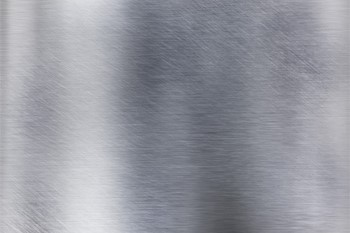
#> input picture source/ocr/free-texture.jpg, 350 x 233 px, found by its file name
$ python data_gen.py
#> lines starting #> are read from the running program, lines starting #| are printed output that depends on the picture
import random

import cv2
import numpy as np
import pandas as pd

BACKGROUND = "/home/kousei/image_proccessing/source/ocr/free-texture.jpg"
FONT = cv2.FONT_HERSHEY_SIMPLEX
FONT_SCALE = 1
FONT_THICKNESS = 2
FONT_COLOR = (255, 255, 255)
FONT_LINE_TYPE = cv2.LINE_AA
TEXT_X = 25
TEXT_Y = 75
IMG_PATH = "/home/kousei/image_proccessing/source/ocr/dataset/"

IMG_H = 129
IMG_W = 192

TRAIN_PATH = "/home/kousei/image_proccessing/source/ocr/train"
VAILD_PATH = "/home/kousei/image_proccessing/source/ocr/valid"


# アルミの刻印画像を生成するクラス
class Stamped:
    def __init__(self) -> None:
        self.label = pd.DataFrame(
            columns=["label", "text", "x", "y", "w", "h"]
        )

    def __draw_text(self, text: str, name: str) -> None:
        # 背景画像の読み込み
#> called with text = '59Y NB'
        self.img = cv2.imread(BACKGROUND)
#> self.img is the input picture: shape (233, 350, 3); mean B, G, R 160.4, 152, 150.4
        # 背景画像をやや暗くする
        self.img = cv2.addWeighted(
            self.img, 0.7, np.zeros_like(self.img), 0.7, 0
        )
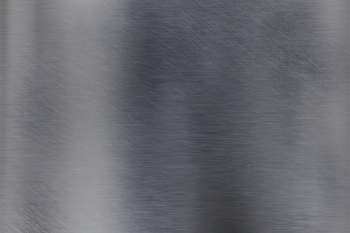
#> self.img: shape (233, 350, 3); mean B, G, R 112.3, 106.4, 105.3
        # 解像度を下げる(アスペクト比約3:2)
        self.img = cv2.resize(self.img, (IMG_W, IMG_H))
#> self.img: shape (129, 192, 3)
        # テキストの挿入
        cv2.putText(
            self.img,
            text,
            (TEXT_X, TEXT_Y),
            FONT,
            FONT_SCALE,
            FONT_COLOR,
            FONT_THICKNESS,
            FONT_LINE_TYPE,
        )
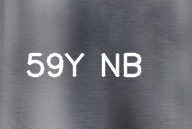
#> self.img: shape (129, 192, 3); mean B, G, R 118.4, 112.8, 111.7

        # テキストを囲うバウンディングボックスを取得
        text_size, _ = cv2.getTextSize(text, FONT, FONT_SCALE, FONT_THICKNESS)
        text_w, text_h = text_size
        text_x = TEXT_X + text_w // 2
        text_y = TEXT_Y - text_h // 2

        # テキストとバウンディングボックスの座標を保存
        self.text = text

        # # テキストとバウンディングボックスをランダムに回転
        # angle = random.randint(-30, 30)
        # center = (TEXT_X + text_w // 2, TEXT_Y - text_h // 2)
        # rot_mat = cv2.getRotationMatrix2D(center, angle, 1.0)
        # self.img = cv2.warpAffine(
        #     self.img, rot_mat, (self.img.shape[1], self.img.shape[0])
        # )

        # # 回転後のバウンディングボックスを算出
        # rot_mat = cv2.getRotationMatrix2D(center, angle, 1.0)
        # corners = np.array(
        #     [
        #         [text_x, text_y],
        #         [text_x + text_w, text_y],
        #         [text_x + text_w, text_y + text_h],
        #         [text_x, text_y + text_h],
        #     ],
        #     dtype=np.float32,
        # )
        # corners = np.dot(rot_mat, np.hstack([corners, np.ones((4, 1))]).T).T
        # corners = corners.reshape(-1, 2).astype(np.int32)
        # x, y, w, h = cv2.boundingRect(corners)

        # バウンディングボックスの座標を保存
        x, y, w, h = text_x, text_y, text_w, text_h

        # バウンディングボックスを描画
        # cv2.rectangle(
        #     self.img,
        #     (text_x, text_y),
        #     (text_x + text_w, text_y + text_h),
        #     (0, 255, 0),
        #     2,
        # )

        # print("raw",x, y, w, h)

        # バウンディングボックスの座標を正規化
        x = x / IMG_W
        y = y / IMG_H
        w = w / IMG_W
        h = h / IMG_H

        # print("normalized",x, y, w, h)

        # print(x, y, w, h)

        # labelに追加
        frame = pd.DataFrame(
            [[0, text, x, y, w, h]],
            columns=["label", "text", "x", "y", "w", "h"],
        )
        self.label = pd.concat([self.label, frame])

        # ノイズを追加
        noise = np.random.normal(0, 3, (IMG_H, IMG_W, 3))
        self.img = np.clip(self.img + noise, 0, 255).astype(np.uint8)
        # 画像の保存
        cv2.imwrite(name, self.img)

    def __generate_text(self) -> str:
        # ランダムな２桁の数字を生成
        text = str(random.randint(10, 99))
        # ランダムな一つのアルファベットを生成
        text += chr(random.randint(65, 90))
        # スペースを追加
        text += " "
        # ランダムなアルファベットを生成
        text += chr(random.randint(65, 90))
        text += chr(random.randint(65, 90))
        return text

    def generate_img(self, num: int) -> None:
        for i in range(num):
            text = self.__generate_text()
            name = IMG_PATH + "data" + str(i) + ".jpg"
            self.__draw_text(text, name)

    def generate_yolo_dataset(self, num: int) -> None:
        train_num = int(num * 0.8)
        valid_num = num - train_num

        for i in range(train_num):
            text = self.__generate_text()
            name = TRAIN_PATH + "/images/" + str(i) + ".jpg"
            self.__draw_text(text, name)

        # labelのインデックスを振り直す
        self.label = self.label.reset_index(drop=True)

        print(self.label.head())
        # yoloのラベルファイルを生成
        for i in range(train_num):
            with open(TRAIN_PATH + "/labels/" + str(i) + ".txt", "w") as f:
                f.write(
                    "0 "
                    + str(self.label["x"][i])
                    + " "
                    + str(self.label["y"][i])
                    + " "
                    + str(self.label["w"][i])
                    + " "
                    + str(self.label["h"][i])
                )

        # labelファイルを初期化
        self.label = pd.DataFrame(columns=["text", "x", "y", "w", "h"])

        for i in range(valid_num):
            text = self.__generate_text()
            name = VAILD_PATH + "/images/" + str(i) + ".jpg"
            self.__draw_text(text, name)

        # labelのインデックスを振り直す
        self.label = self.label.reset_index(drop=True)

        # yoloのラベルファイルを生成
        for i in range(valid_num):
            with open(VAILD_PATH + "/labels/" + str(i) + ".txt", "w") as f:
                f.write(
                    "0 "
                    + str(self.label["x"][i])
                    + " "
                    + str(self.label["y"][i])
                    + " "
                    + str(self.label["w"][i])
                    + " "
                    + str(self.label["h"][i])
                )


if __name__ == "__main__":
    # 初期化
    stamped = Stamped()
    # 画像生成
    stamped.generate_yolo_dataset(1000)
